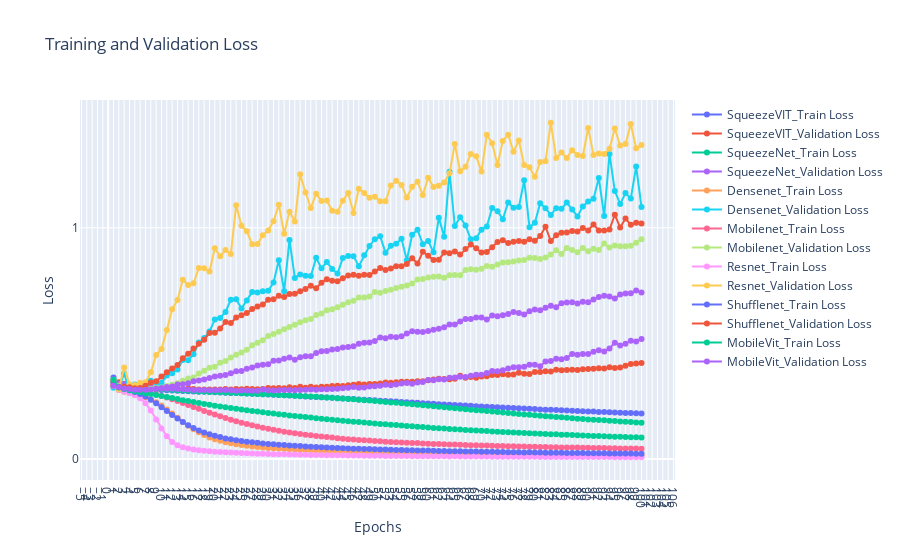

Notebook source saved alongside this figure:
### Code cell
import plotly.graph_objects as go

# Create the interactive plot
fig = go.Figure()
for exps in loss_data.keys():
    # plt.plot(epochs, loss_data[exps][0], label=exps + 'Train Loss', marker='o')
    # plt.plot(epochs, loss_data[exps][1], label=exps + 'Validation Loss', marker='o')
    fig.add_trace(go.Scatter(x=epochs, y=loss_data[exps][0], mode='lines+markers', name=exps + '_Train Loss'))
    fig.add_trace(go.Scatter(x=epochs, y=loss_data[exps][1], mode='lines+markers', name=exps + '_Validation Loss'))
# fig.add_trace(go.Scatter(x=epochs, y=train_loss, mode='lines+markers', name='Train Loss'))
# fig.add_trace(go.Scatter(x=epochs, y=val_loss, mode='lines+markers', name='Validation Loss'))

fig.update_layout(
    title='Training and Validation Loss',
    xaxis_title='Epochs',
    yaxis_title='Loss',
    xaxis=dict(tickmode='linear'),
    yaxis=dict(tickmode='linear'),
    # legend=dict(x=0, y=1),
    grid=dict(),
)

fig.show()
